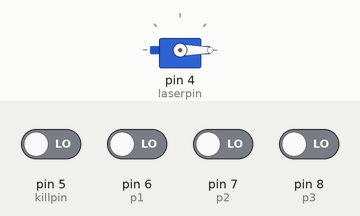
A sketch run on a simulated Arduino Uno, built with avr-gcc and run on an emulated ATmega328P. Shown: servo. The inputs (shaded band) are chosen by the test bench; at power-on: pin 5 (killpin), pin 6 (p1), pin 7 (p2), pin 8 (p3) LOW. What the sketch prints to the serial monitor is not drawn.

Above: at 0.05 s.
At 6.0 s:
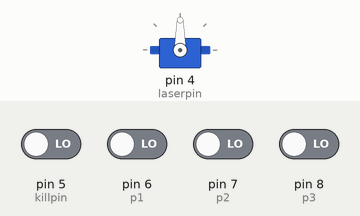
Timing chart, 0 to 7.8 s (numbered marks = the images above):
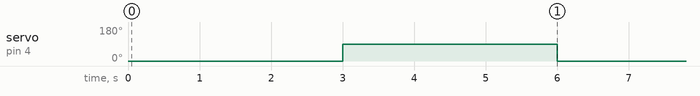

The sketch:

DCLab_Servo_Laser.ino
```cpp
#include <Servo.h>

Servo myservo;
int servopin = 9;
int laserpin = 4;
int killpin = 5;
int p1 = 6;
int p2 = 7;
int p3 = 8;
void setup() {
  // put your setup code here, to run once:
  myservo.attach(4);
  //pinMode(laserpin, OUTPUT);
  pinMode(killpin, INPUT);
  pinMode(p1, INPUT);
  pinMode(p2, INPUT);
  pinMode(p3, INPUT);
  Serial.begin(9600);
}

void loop() {
  // put your main code here, to run repeatedly:
  int vkill = digitalRead(killpin);
  int vp1 = digitalRead(p1);
  int vp2 = digitalRead(p2);
  int vp3 = digitalRead(p3);
  Serial.println("signal: ");
  Serial.println(vkill);
  Serial.println(vp1);
  Serial.println(vp2);
  Serial.println(vp3);
  vkill = 0;
  //digitalWrite(laserpin, HIGH);
  if(vkill == 1){
    int degree = 100*(4*vp1+2*vp2+vp3)/7;
    Serial.println("deg");
    Serial.println(degree);
    degree = 90;
    myservo.write(degree);
    delay(1000);
    Serial.println("shoot");
    for (int i=0;i<10;i++){
      digitalWrite(laserpin, HIGH);
      delay(100);
      digitalWrite(laserpin, LOW);
      delay(100);
    }
  }
  else{
    digitalWrite(laserpin, LOW);
    Serial.println("not shoot");
    myservo.write(0);
    delay(3000);
    myservo.write(90);
    delay(3000);
  }
}
```

Measured:
- by itself, servo on pin 4 (laserpin): alternates 90° for 3.0 s and 0° for 3.0 s
